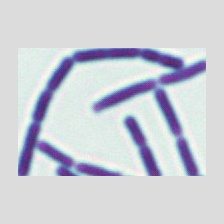
#> input picture traditional/random_forest/square_lacto000000.jpg, 224 x 224 px; its folder holds 4 pictures in this run
$ python sift.py
#> lines starting #> are read from the running program, lines starting #| are printed output that depends on the picture
import cv2
import numpy as np
from sklearn.cluster import KMeans
from glob import glob

desc_all = np.empty((0,128))
for each in glob('square_lacto*.jpg'):
    img = cv2.imread(each)
#> img is the input picture: shape (224, 224, 3); mean B, G, R 215, 206.3, 203.9
    gray= cv2.cvtColor(img,cv2.COLOR_BGR2GRAY)
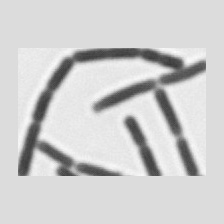
#> gray: shape (224, 224); min 57, max 252, mean 206.6

    sift = cv2.xfeatures2d.SIFT_create()
    kp, desc = sift.detectAndCompute(gray,None)
#> kp = 49 keypoints; strongest (x, y, size): (132, 125, 9.9), (152, 168, 10.4), (24, 167, 10.1), (191, 168, 9.4)
    desc_all = np.concatenate((desc_all, desc))
#> pass 2 of the loop `for each in glob('square_lacto*.jpg'):`:
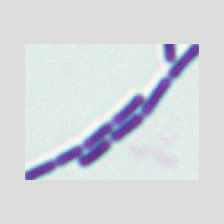
#> input picture traditional/random_forest/square_lacto000001.jpg, 224 x 224 px
#> img is the input picture: shape (224, 224, 3); mean B, G, R 221.2, 216.4, 213.1
#> `gray= cv2.cvtColor(img,cv2.COLOR_BGR2GRAY)`:
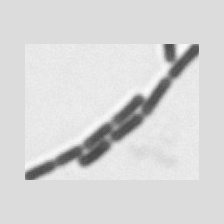
#> gray: shape (224, 224); min 65, max 252, mean 216
#> kp = 35 keypoints; strongest (x, y, size): (169, 50, 8.2), (193, 51, 8.5), (33, 174, 8.9), (93, 149, 20.1)
#> pass 3 of the loop `for each in glob('square_lacto*.jpg'):`:
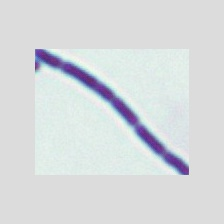
#> input picture traditional/random_forest/square_lacto000002.jpg, 224 x 224 px
#> img is the input picture: shape (224, 224, 3); mean B, G, R 221.2, 218.9, 215.5
#> `gray= cv2.cvtColor(img,cv2.COLOR_BGR2GRAY)`:
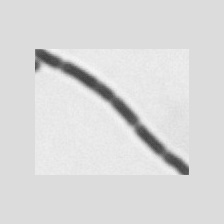
#> gray: shape (224, 224); min 60, max 249, mean 218.1
#> kp = 20 keypoints; strongest (x, y, size): (182, 168, 8.9), (44, 57, 11.7), (144, 135, 9.8), (105, 93, 9.7)
#> the loop made 4 passes; the first 3 are shown

# [5 lines of commented-out code are left out]

print('desc_all.shape:')
print(desc_all.shape)
#| (124, 128)

#> (the run stopped early here; a loop or call above may not have finished)
